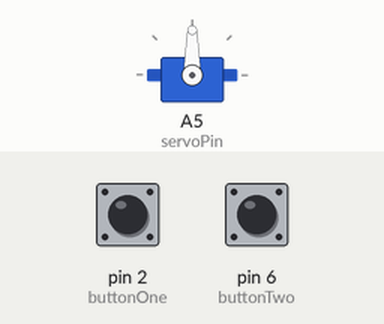
Recording of a sketch running on a simulated Arduino Uno, built with avr-gcc and run on an emulated ATmega328P. Shown: servo. The inputs (shaded band) are chosen by the test bench; at power-on: pin 2 (buttonOne) HIGH, pin 6 (buttonTwo) HIGH.

Above: at 1.2 s.
1.3 s: pin 2 (buttonOne) pulled LOW for 0.15 s
At 1.45 s:
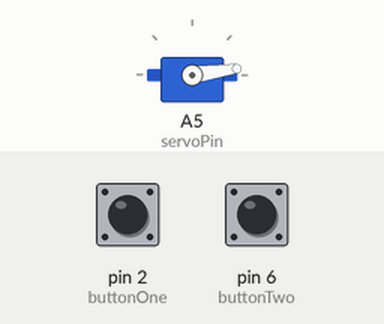
4.3 s: pin 6 (buttonTwo) pulled LOW for 3.2 s
At 4.49 s:
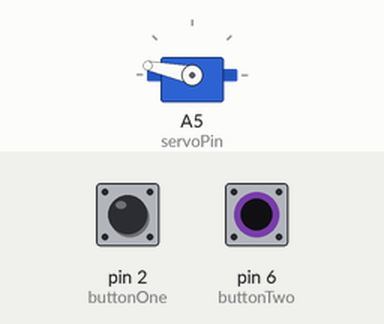
9.0 s: pin 6 (buttonTwo) pulled LOW for 1 s
At 9.32 s:
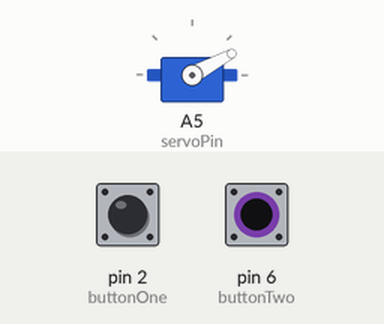
12.1 s: pin 2 (buttonOne) pulled LOW for 1 s
15.1 s: pin 2 (buttonOne) pulled LOW for 3.2 s
Timing chart, 0 to 20.8 s (numbered marks = the images above; inputs shaded):
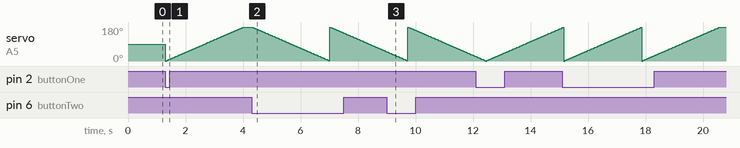

The sketch:

4-2_servo_RL_buttons.ino
```cpp
#include <Servo.h>
Servo servo;

int servoPin = A5;
int buttonOne = 2;
int buttonTwo = 6;
int angle = 0;   // servo position on start in degrees

void setup()
{
  // Set up your buttons as inputs and stabilise them with an internal pull up
  pinMode(buttonOne, INPUT_PULLUP);
  pinMode(buttonTwo, INPUT_PULLUP);
  servo.attach(servoPin, 0, 1275);
}

void loop()
{
  // read the buttonState value:
  int buttonOneState = digitalRead(buttonOne);
  int buttonTwoState = digitalRead(buttonTwo);

  if(buttonOneState == LOW) {
  // scan from 0 to 180 degrees
  for(angle = 0; angle < 180; angle++)
  {
    servo.write(angle);
    delay(15);
  }

  }

  if(buttonTwoState == LOW) {
  // scan from 180 to 0 degrees
  for(angle = 180; angle > 0; angle--)
  {
    servo.write(angle);
    delay(15);
  }
  }
}
```

Measured:
- by itself, servo on A5 (servoPin): ramps from 0° to 179° and jumps back, once every 2.7 s
